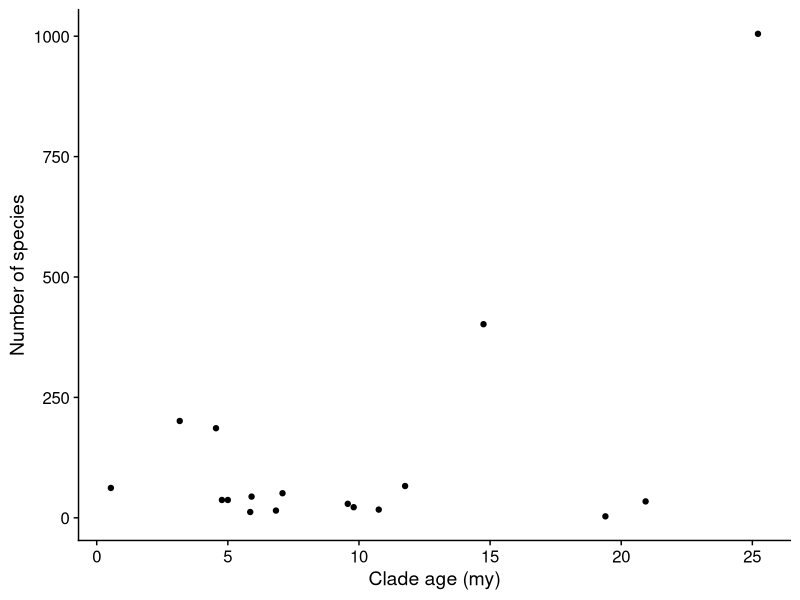
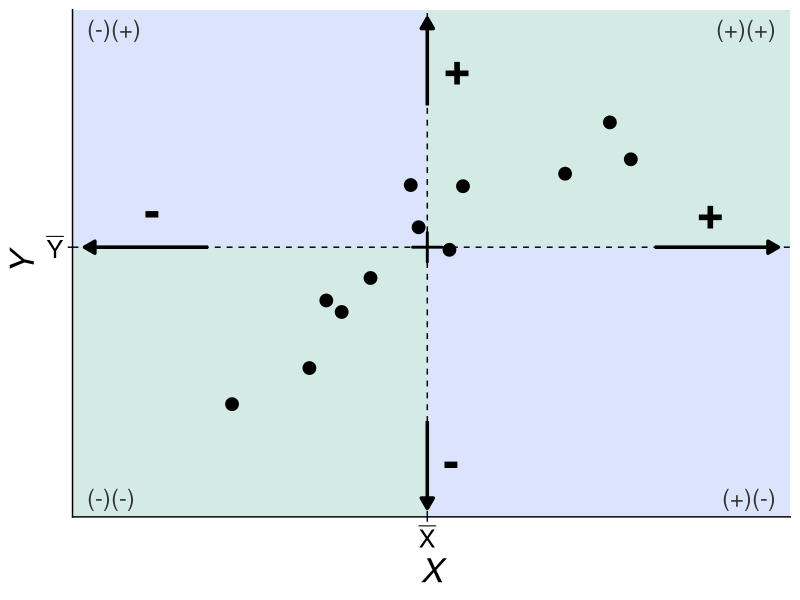
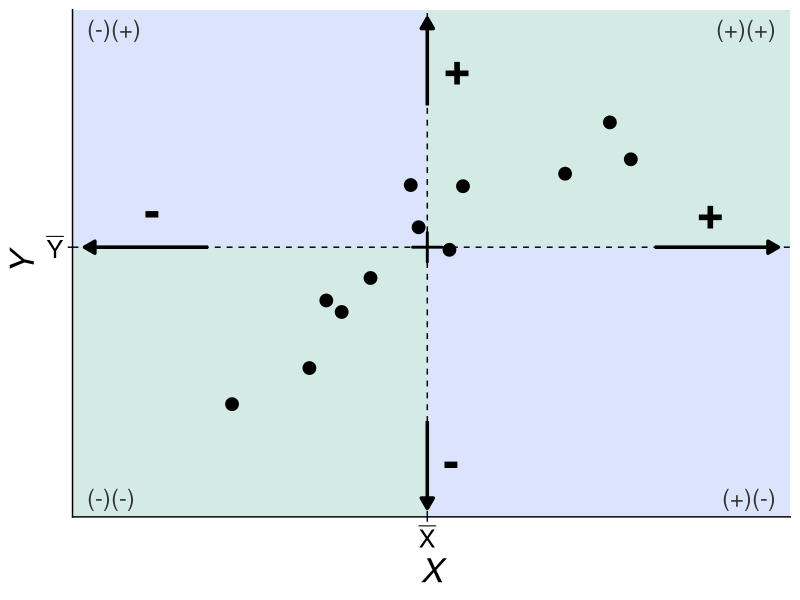
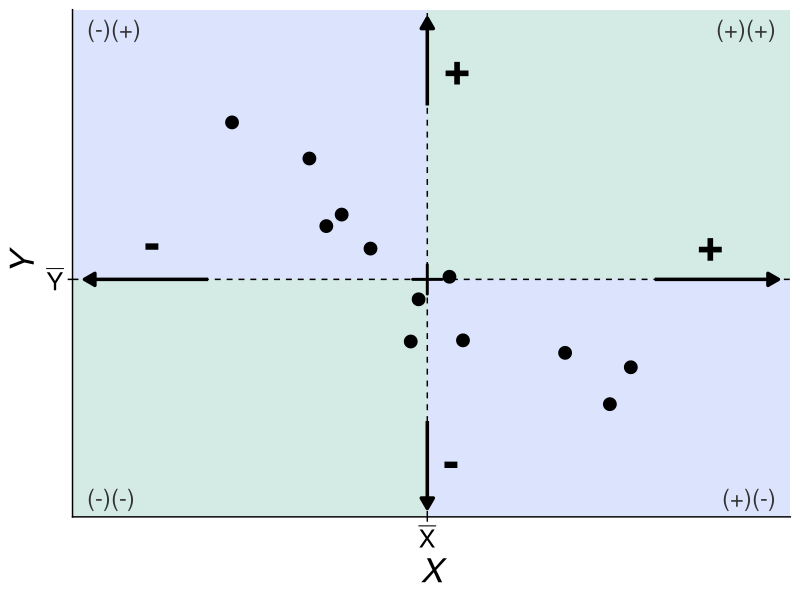
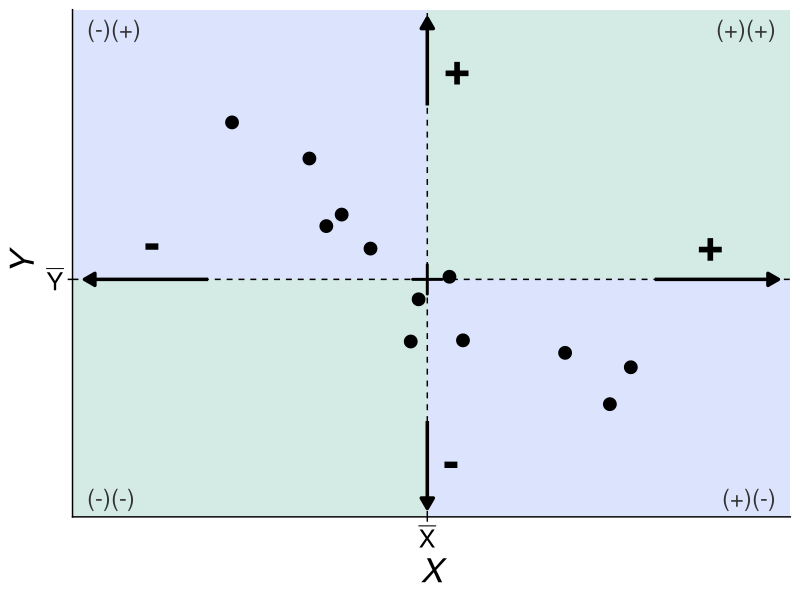
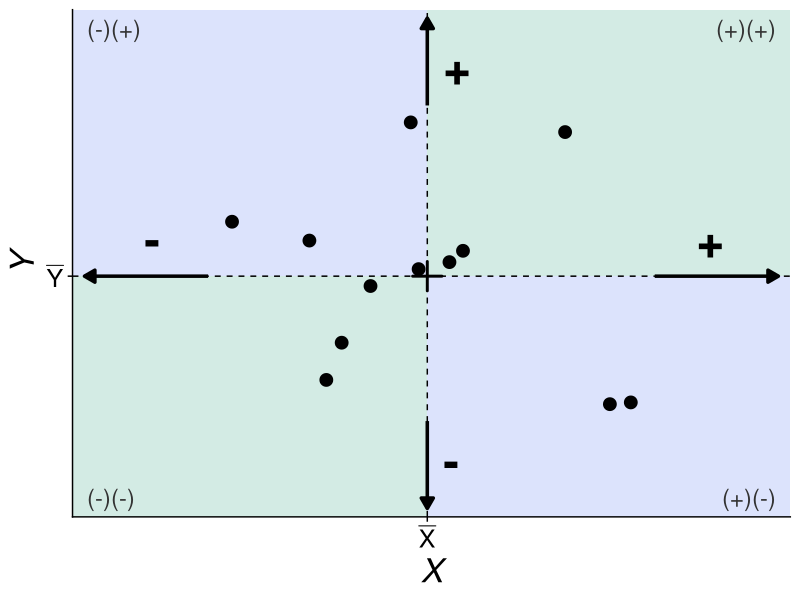
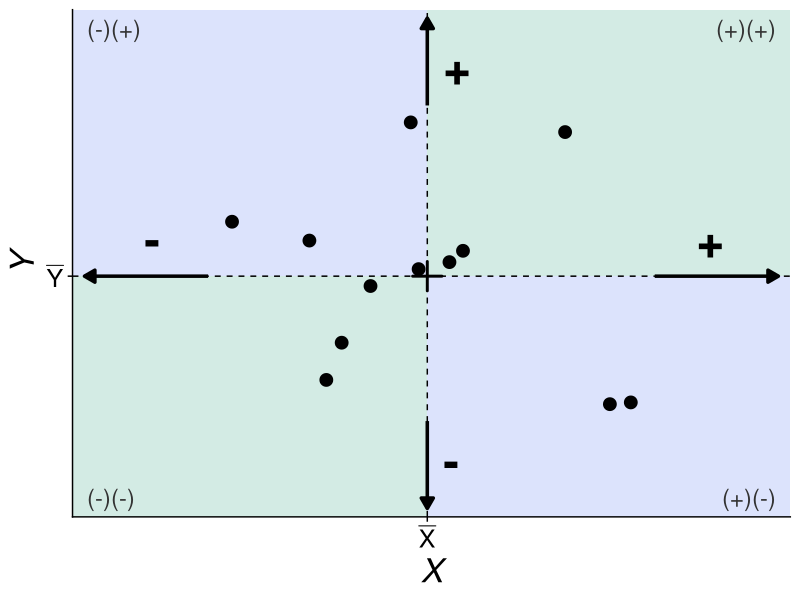
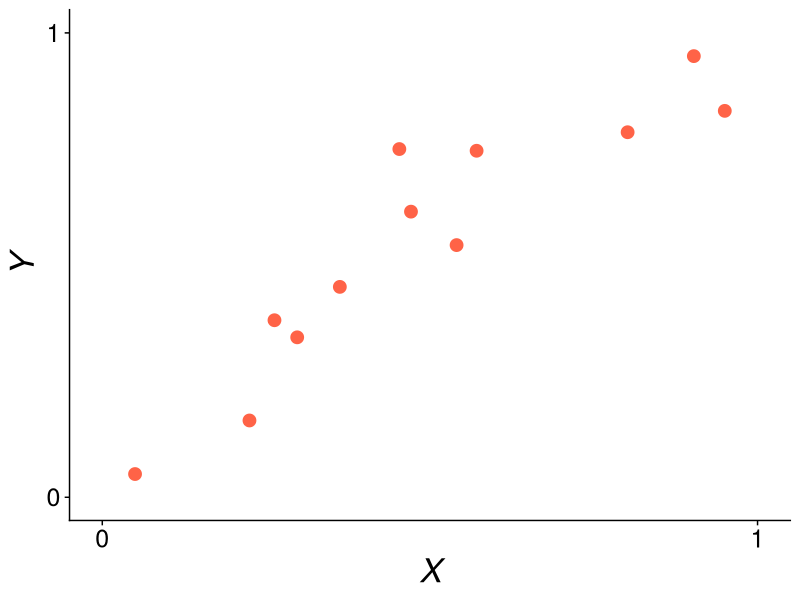

Generate these figures, in order, with R:
## ---- chunk 1
knitr::opts_chunk$set(echo = FALSE, warning = FALSE,
                      message = FALSE, eval = TRUE)

library(cowplot)
library(ggplot2)
library(dplyr)
library(viridis)
library(glue)
library(stringr)
library(tidyr)
library(purrr)
library(magrittr)
## ---- chunk 2
#| fig-align: center
#| fig-width: 4
#| fig-height: 3
#| out-width: "6.5in"

hi_insect <- read.csv("../data/hembry_etal.csv")
hi_insect$clade_richness <- round(hi_insect$clade_richness)

ggplot(hi_insect, aes(x = clade_age, y = clade_richness)) +
    geom_point() +
    theme_cowplot() +
    xlab("Clade age (my)") +
    ylab("Number of species")
## ---- chunk 3
#| include: false

# colors for quadrants where the product of deviations is + (green) or - (blue)
pos_col <- "#51B293"
neg_col <- "#768FF5"

# simulate n points whose sample correlation is exactly r
set.seed(123)

n_pnts <- 12

pos_df <- data.frame(X = scale(rnorm(n_pnts))) |> 
    mutate(Y = X + rnorm(n_pnts, 0, 0.4))
neg_df <- mutate(pos_df, Y = -1 * Y)

set.seed(1)
zero_df <- mutate(pos_df, Y = scale(rnorm(n_pnts)))


# helper function to make quadrant plots
dev_plot <- function(df) {
    xbar <- mean(df$X)
    ybar <- mean(df$Y)
    dx <- diff(range(df$X))
    dy <- diff(range(df$Y))
    pad <- 0.4
    xl <- c(min(df$X) - pad * dx, max(df$X) + pad * dx)
    yl <- c(min(df$Y) - pad * dy, max(df$Y) + pad * dy)
    
    p <- ggplot(df, aes(X, Y))
    
    p <- p +
        annotate("rect", xmin = xbar, xmax = xl[2], ymin = ybar, ymax = yl[2],
                 fill = pos_col, alpha = 0.25) +
        annotate("rect", xmin = xl[1], xmax = xbar, ymin = ybar, ymax = yl[2],
                 fill = neg_col, alpha = 0.25) +
        annotate("rect", xmin = xl[1], xmax = xbar, ymin = yl[1], ymax = ybar,
                 fill = pos_col, alpha = 0.25) +
        annotate("rect", xmin = xbar, xmax = xl[2], ymin = yl[1], ymax = ybar,
                 fill = neg_col, alpha = 0.25)
    
    
    p <- p +
        geom_hline(yintercept = ybar, linetype = "dashed") +
        geom_vline(xintercept = xbar, linetype = "dashed") +
        geom_point(size = 4) +
        annotate("point", x = xbar, y = ybar, shape = 3, size = 6, stroke = 1.5)
    
    
    ar <- arrow(length = unit(0.12, "in"), type = "closed")
    p <- p +
        annotate("segment", x = max(df$X) + 0.06 * dx, xend = xl[2] - 0.03 * dx,
                 y = ybar, yend = ybar, arrow = ar, linewidth = 1.2) +
        annotate("segment", x = min(df$X) - 0.06 * dx, xend = xl[1] + 0.03 * dx,
                 y = ybar, yend = ybar, arrow = ar, linewidth = 1.2) +
        annotate("segment", x = xbar, xend = xbar,
                 y = max(df$Y) + 0.06 * dy, yend = yl[2] - 0.03 * dy,
                 arrow = ar, linewidth = 1.2) +
        annotate("segment", x = xbar, xend = xbar,
                 y = min(df$Y) - 0.06 * dy, yend = yl[1] + 0.03 * dy,
                 arrow = ar, linewidth = 1.2) +
        annotate("text",
                 x = c(mean(c(max(df$X), xl[2])), mean(c(min(df$X), xl[1])),
                       xbar + 0.04 * dx, xbar + 0.04 * dx),
                 y = c(ybar + 0.07 * dy, ybar + 0.07 * dy,
                       mean(c(max(df$Y), yl[2])), mean(c(min(df$Y), yl[1]))),
                 label = c("+", "-", "+", "-"),
                 hjust = c(0.5, 0.5, 0, 0), vjust = c(0, 0, 0.5, 0.5),
                 size = 12, fontface = "bold")
    
    
    
    qx <- 0.02 * diff(xl)
    qy <- 0.02 * diff(yl)
    p <- p +
        annotate("text",
                 x = c(xl[2] - qx, xl[1] + qx, xl[1] + qx, xl[2] - qx),
                 y = c(yl[2] - qy, yl[2] - qy, yl[1] + qy, yl[1] + qy),
                 label = c("(+)(+)", "(-)(+)", "(-)(-)", "(+)(-)"),
                 hjust = c(1, 0, 0, 1), vjust = c(1, 1, 0, 0),
                 size = 6, color = "grey20")
    
    
    p +
        scale_x_continuous(breaks = xbar, labels = expression(bar(X))) +
        scale_y_continuous(breaks = ybar, labels = expression(bar(Y))) +
        coord_cartesian(xlim = xl, ylim = yl, expand = FALSE) +
        xlab(expression(italic(X))) +
        ylab(expression(italic(Y))) +
        theme_cowplot() +
        theme(
            axis.text = element_text(size = 18),
            axis.title = element_text(size = 24)
        )
}

# the same data on two different scales (0 to 1 and 0 to 100)
rescale01 <- function(v) 0.05 + 0.9 * (v - min(v)) / (max(v) - min(v))
scale_df_1 <- data.frame(X = rescale01(pos_df$X), Y = rescale01(pos_df$Y))
scale_df_100 <- 100 * scale_df_1

scale_plot <- function(df, top) {
    ggplot(df, aes(X, Y)) +
        geom_point(color = "tomato", size = 4) +
        scale_x_continuous(limits = c(0, top), breaks = c(0, top)) +
        scale_y_continuous(limits = c(0, top), breaks = c(0, top)) +
        xlab(expression(italic(X))) +
        ylab(expression(italic(Y))) +
        theme_cowplot() +
        theme(
            axis.text = element_text(size = 18),
            axis.title = element_text(size = 24)
        )
}
## ---- chunk 4
#| fig-align: center
#| fig-width: 5
#| fig-height: 3.3
#| out-width: "5in"

dev_plot(pos_df)
## ---- chunk 5
#| fig-align: center
#| fig-width: 5
#| fig-height: 4.2
#| out-width: "4.4in"

dev_plot(pos_df)
## ---- chunk 6
#| fig-align: center
#| fig-width: 5
#| fig-height: 3.3
#| out-width: "5in"

dev_plot(neg_df)
## ---- chunk 7
#| fig-align: center
#| fig-width: 5
#| fig-height: 4.2
#| out-width: "4.4in"

dev_plot(neg_df)
## ---- chunk 8
#| fig-align: center
#| fig-width: 5
#| fig-height: 3.3
#| out-width: "5in"

dev_plot(zero_df)
## ---- chunk 9
#| fig-align: center
#| fig-width: 5
#| fig-height: 4.2
#| out-width: "4.4in"

dev_plot(zero_df)
## ---- chunk 10
#| fig-align: center
#| fig-width: 4
#| fig-height: 3.6
#| out-width: "3.8in"

scale_plot(scale_df_1, 1)
## ---- chunk 11
#| fig-align: center
#| fig-width: 4
#| fig-height: 3.6
#| out-width: "3.8in"

scale_plot(scale_df_100, 100)
## ---- chunk 12
#| fig-align: center
#| fig-width: 7
#| fig-height: 5.5
#| out-width: "7in"

set.seed(20210420)
df <- c(-0.9, 0, 0.5, 0.9) |>
    map_dfr(~ {
        ret <- MASS::mvrnorm(25, rep(0, 2), matrix(c(1, .x, .x, 1), ncol = 2)) |>
            as_tibble(.name_repair = NULL) |>
            rename(X = V1, Y = V2) |>
            mutate(rho = .x)
        ret$r <- cor(ret$X, ret$Y)
        ret
    }) |>
    mutate(label = str_c("list(rho==", rho, ",~italic(r)==", round(r, 2), ")"))

ggplot(df, aes(X, Y, label = label)) +
    facet_wrap(label ~ ., nrow = 2, labeller = label_parsed) +
    geom_point(color = "tomato", size = 4) +
    xlab(expression(italic(X))) +
    ylab(expression(italic(Y))) +
    theme_cowplot() +
    theme(
        axis.text = element_text(size = 18),
        axis.title = element_text(size = 24),
        strip.text = element_text(size = 24)
    )
## ---- chunk 13
#| echo: true

head(hi_insect, n = 3)

cor(hi_insect$clade_age, hi_insect$clade_richness)
## ---- chunk 14
#| echo: true

cor.test(hi_insect$clade_age, hi_insect$clade_richness)
## ---- chunk 15
cor.test(hi_insect$clade_age, hi_insect$clade_richness)
## ---- chunk 16
cor.test(hi_insect$clade_age, hi_insect$clade_richness)
## ---- chunk 17
#| echo: true
#| warning: false

cor.test(hi_insect$clade_age, hi_insect$clade_richness,
         method = "spearman")
## ---- chunk 18
set.seed(20210420)
df <- tibble(
    X = runif(25, -2, 3),
    Y = -1 + X + 2 * X ^ 2
)
## ---- chunk 19
#| fig-align: center
#| fig-width: 5
#| fig-height: 4
#| out-width: "6in"

ggplot(df, aes(X, Y)) +
    geom_point(color = "tomato", size = 4) +
    xlab(expression(italic(X))) +
    ylab(expression(italic(Y))) +
    theme_cowplot() +
    theme(
        axis.text = element_blank(),
        axis.ticks = element_blank(),
        axis.title = element_text(size = 24)
    )
## ---- chunk 20
#| fig-align: center
#| fig-width: 6
#| fig-height: 5
#| out-width: "7in"

anscombe_tidy <- anscombe |>
    mutate(observation = seq_len(n())) |>
    pivot_longer(-observation) |>
    separate(name, c("variable", "set"), 1, convert = TRUE) |>
    mutate(set = LETTERS[seq_len(4)][set]) |>
    pivot_wider(names_from = "variable", values_from = "value")

ggplot(anscombe_tidy, aes(x, y, color = set)) +
    facet_wrap(vars(set)) +
    geom_smooth(method = "lm", show.legend = FALSE, fullrange = TRUE,
                se = FALSE,
                size = 2, lineend = "round") +
    geom_point(size = 5, alpha = 0.5, show.legend = FALSE) +
    scale_x_continuous(limits = c(0, 20)) +
    scale_y_continuous(limits = c(0, 20)) +
    coord_equal() +
    theme_cowplot() +
    theme(
        axis.text = element_text(size = 18),
        axis.title = element_text(size = 20),
        strip.text = element_text(size = 20)
    )
## ---- chunk 21
#| fig-align: center
#| fig-width: 8
#| fig-height: 3
#| out-width: "9in"

set.seed(123)
x <- MASS::mvrnorm(50, c(0, 0), matrix(c(1, 0.8, 0.8, 1), nrow = 2))
x[x >= 0] <- 1
x[x < 1] <- 0

lucky <- cbind(1:nrow(x), x)
lucky <- rbind(lucky[, 1:2], lucky[, c(1, 3)])
lucky <- as.data.frame(lucky)
names(lucky) <- c("day", "event")
lucky$type <- rep(c("I wore\nmy lucky socks", "Something\ngood happened"),
                  each = nrow(x))

lucky <- lucky[lucky$event > 0, ]

ggplot(lucky, aes(x = day, y = event, color = type)) +
    geom_vline(aes(xintercept = day, color = type), linewidth = 1) +
    facet_grid(rows = vars(type)) +
    theme_cowplot() +
    theme(legend.position = "none",
          axis.text = element_blank(),
          axis.ticks.length = unit(0, "in"),
          axis.line = element_blank()) +
    xlab("time") +
    ylab("")
## ---- chunk 22
#| fig-align: center
#| fig-width: 4
#| fig-height: 3
#| out-width: "6.5in"

ggplot(hi_insect, aes(x = clade_age, y = clade_richness)) +
    geom_point() +
    theme_cowplot() +
    xlab("Clade age (my)") +
    ylab("Number of species")
